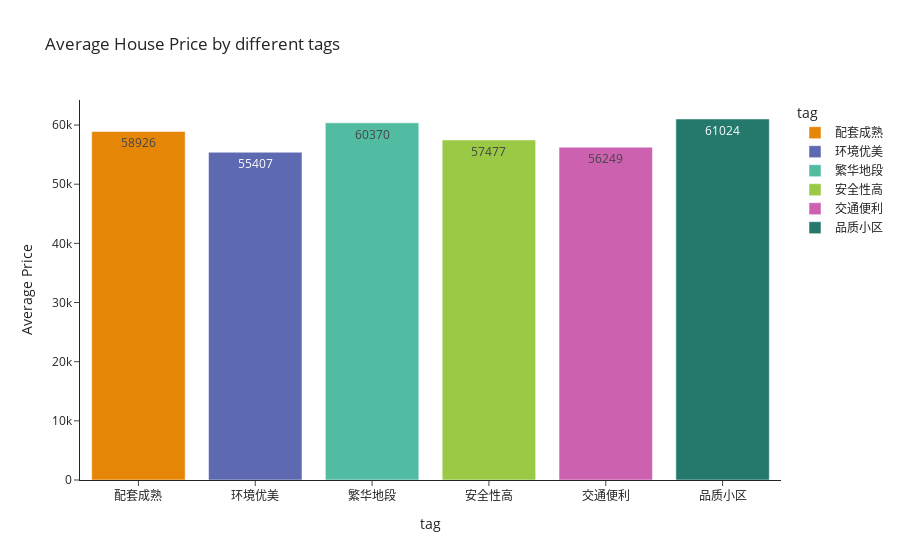

Source (notebook cell):
### Markdown cell above
## <div style=" background-color: #a2f5bf; color: white;font-family: Times New Roman; padding: 10px; line-height: 1;border-radius:8px">2.5.Quaility</div>

### Code cell
bool_columns = ['配套成熟','环境优美','繁华地段','安全性高','交通便利','品质小区']
mean_prices = []

for column in bool_columns:
    mean_price = house.loc[house[column], 'Price'].mean()
    mean_prices.append(mean_price)

# 创建 DataFrame 显示结果
avg_price_by_tag = pd.DataFrame({'tag': bool_columns, 'Price': mean_prices})
avg_price_by_tag['Price'] = avg_price_by_tag['Price'].astype(int)
fig = px.bar(avg_price_by_tag, x='tag', y='Price', color='tag',
             color_discrete_sequence=px.colors.qualitative.Vivid,
             text='Price', title='Average House Price by different tags')

fig.update_layout(
    xaxis_title="tag",
    yaxis_title="Average Price",
    template='simple_white'
)

fig.show()

### Figure 1 — Plotly figure (JSON) as saved in the notebook; plotly's stock layout.template omitted (floating-point values rounded to 4 significant figures)
{"data": [{"alignmentgroup": "True", "hovertemplate": "tag=%{x}<br>Price=%{text}<extra></extra>", "legendgroup": "配套成熟", "marker": {"color": "rgb(229, 134, 6)", "pattern": {"shape": ""}}, "name": "配套成熟", "offsetgroup": "配套成熟", "orientation": "v", "showlegend": true, "text": [58926], "textposition": "auto", "type": "bar", "x": ["配套成熟"], "xaxis": "x", "y": [58926], "yaxis": "y"}, {"alignmentgroup": "True", "hovertemplate": "tag=%{x}<br>Price=%{text}<extra></extra>", "legendgroup": "环境优美", "marker": {"color": "rgb(93, 105, 177)", "pattern": {"shape": ""}}, "name": "环境优美", "offsetgroup": "环境优美", "orientation": "v", "showlegend": true, "text": [55407], "textposition": "auto", "type": "bar", "x": ["环境优美"], "xaxis": "x", "y": [55407], "yaxis": "y"}, {"alignmentgroup": "True", "hovertemplate": "tag=%{x}<br>Price=%{text}<extra></extra>", "legendgroup": "繁华地段", "marker": {"color": "rgb(82, 188, 163)", "pattern": {"shape": ""}}, "name": "繁华地段", "offsetgroup": "繁华地段", "orientation": "v", "showlegend": true, "text": [60370], "textposition": "auto", "type": "bar", "x": ["繁华地段"], "xaxis": "x", "y": [60370], "yaxis": "y"}, {"alignmentgroup": "True", "hovertemplate": "tag=%{x}<br>Price=%{text}<extra></extra>", "legendgroup": "安全性高", "marker": {"color": "rgb(153, 201, 69)", "pattern": {"shape": ""}}, "name": "安全性高", "offsetgroup": "安全性高", "orientation": "v", "showlegend": true, "text": [57477], "textposition": "auto", "type": "bar", "x": ["安全性高"], "xaxis": "x", "y": [57477], "yaxis": "y"}, {"alignmentgroup": "True", "hovertemplate": "tag=%{x}<br>Price=%{text}<extra></extra>", "legendgroup": "交通便利", "marker": {"color": "rgb(204, 97, 176)", "pattern": {"shape": ""}}, "name": "交通便利", "offsetgroup": "交通便利", "orientation": "v", "showlegend": true, "text": [56249], "textposition": "auto", "type": "bar", "x": ["交通便利"], "xaxis": "x", "y": [56249], "yaxis": "y"}, {"alignmentgroup": "True", "hovertemplate": "tag=%{x}<br>Price=%{text}<extra></extra>", "legendgroup": "品质小区", "marker": {"color": "rgb(36, 121, 108)", "pattern": {"shape": ""}}, "name": "品质小区", "offsetgroup": "品质小区", "orientation": "v", "showlegend": true, "text": [61024], "textposition": "auto", "type": "bar", "x": ["品质小区"], "xaxis": "x", "y": [61024], "yaxis": "y"}], "layout": {"barmode": "relative", "legend": {"title": {"text": "tag"}, "tracegroupgap": 0}, "title": {"text": "Average House Price by different tags"}, "xaxis": {"anchor": "y", "categoryarray": ["配套成熟", "环境优美", "繁华地段", "安全性高", "交通便利", "品质小区"], "categoryorder": "array", "domain": [0, 1], "title": {"text": "tag"}}, "yaxis": {"anchor": "x", "domain": [0, 1], "title": {"text": "Average Price"}}}}
